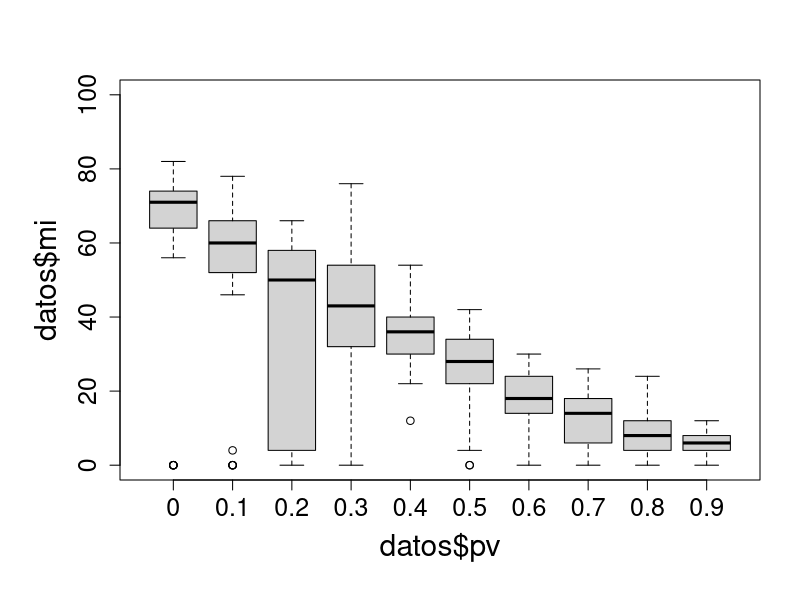

The R source for this figure:
datos = read.csv("datosepe1.csv")
png("ComparacionDeProbVacInfect.png", width = 1200, height = 1200, units = "px", pointsize = 20)
par(mar=c(6,6,4,2),cex.axis=1.5, cex.lab=1.8, cex.main=1.5)
boxplot(datos$mi~datos$pv, ylim=c(0,100))
#axis(side=1,at=c("1","2","3","4"), labels=c("Original","Original Paralelizado","Línea de barrido", "Línea de barrido paralelizdo"))
#legend( title="Algoritmos",x="topright", inset=0,legend=c("Original","Original","Línea de barrido", "Línea de barrido paralelizdo"))
